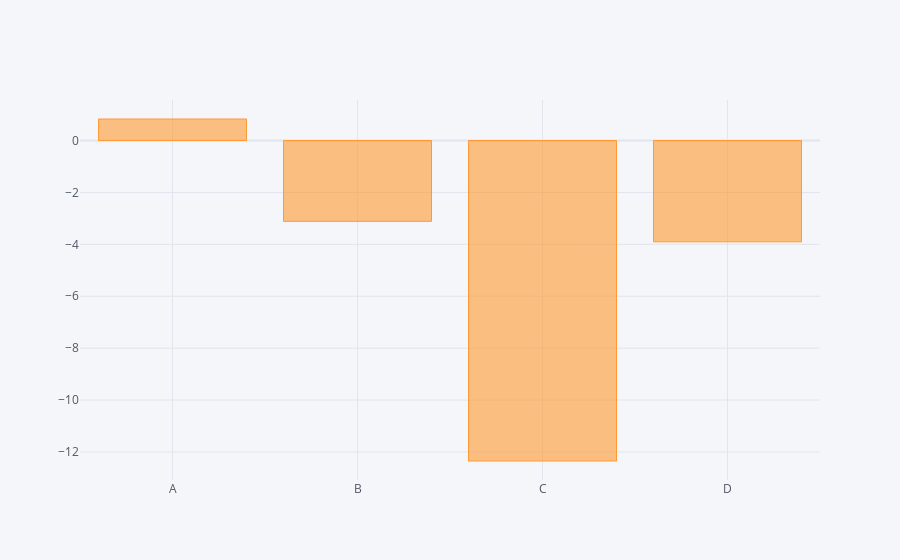

Notebook source saved alongside this figure:
### Code cell
print(df["A"].sum(), df["B"].sum(), df["C"].sum(), df["D"].sum())
df.sum().iplot(kind="bar")

### Figure 1 — Plotly figure (JSON) as saved in the notebook; plotly's stock layout.template omitted (floating-point values rounded to 4 significant figures)
{"data": [{"marker": {"color": "rgba(255, 153, 51, 0.6)", "line": {"color": "rgba(255, 153, 51, 1.0)", "width": 1}}, "name": "None", "orientation": "v", "text": "", "type": "bar", "x": ["A", "B", "C", "D"], "y": [0.8302, -3.113, -12.35, -3.903]}], "layout": {"legend": {"bgcolor": "#F5F6F9", "font": {"color": "#4D5663"}}, "paper_bgcolor": "#F5F6F9", "plot_bgcolor": "#F5F6F9", "title": {"font": {"color": "#4D5663"}}, "xaxis": {"gridcolor": "#E1E5ED", "showgrid": true, "tickfont": {"color": "#4D5663"}, "title": {"font": {"color": "#4D5663"}, "text": ""}, "zerolinecolor": "#E1E5ED"}, "yaxis": {"gridcolor": "#E1E5ED", "showgrid": true, "tickfont": {"color": "#4D5663"}, "title": {"font": {"color": "#4D5663"}, "text": ""}, "zerolinecolor": "#E1E5ED"}}}
